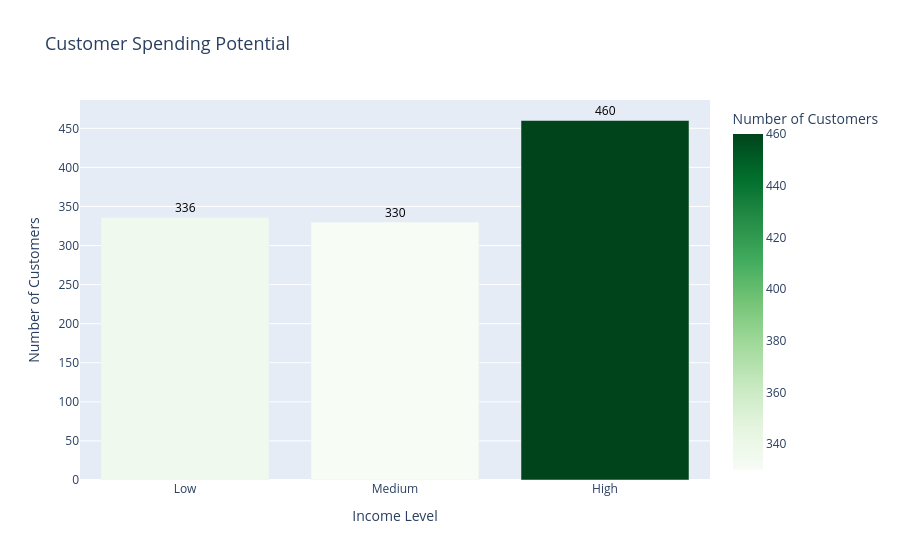

Notebook source saved alongside this figure:
### Markdown cell above
# Customer Spending Potential

### Code cell
# Grouping by IncomeLevel and counting unique customers
income_count = final_combined_dataset.groupby('IncomeLevel')['CustomerID'].nunique().reset_index()

# Sorting by IncomeLevel in the specified order
income_count['IncomeLevel'] = pd.Categorical(income_count['IncomeLevel'], categories=['Low', 'Medium', 'High'], ordered=True)
income_count = income_count.sort_values('IncomeLevel')

# Create the bar chart
fig = px.bar(
    income_count,
    x='IncomeLevel',
    y='CustomerID',
    color='CustomerID',  # Dynamic color based on customer count
    color_continuous_scale='Greens',
    title='Customer Spending Potential',
    labels={'CustomerID': 'Number of Customers', 'IncomeLevel': 'Income Level'}
)

# Add annotations for total number of customers on top of the bars
for i, row in income_count.iterrows():
    fig.add_annotation(
        x=row['IncomeLevel'],  # Position on x-axis
        y=row['CustomerID'],  # Position on y-axis
        text=str(row['CustomerID']),  # Text to display
        showarrow=False,  # No arrow
        font=dict(size=12, color='black'),  # Font styling
        yshift=10  # Adjust position slightly above the bar
    )

# Customize layout
fig.update_layout(
    xaxis_title='Income Level',
    yaxis_title='Number of Customers',
    font=dict(size=12),
    title_font_size=18
)

# Show the plot
fig.show()

### Figure 1 — Plotly figure (JSON) as saved in the notebook; plotly's stock layout.template omitted (floating-point values rounded to 4 significant figures)
{"data": [{"alignmentgroup": "True", "hovertemplate": "Income Level=%{x}<br>Number of Customers=%{marker.color}<extra></extra>", "legendgroup": "", "marker": {"color": [336, 330, 460], "coloraxis": "coloraxis", "pattern": {"shape": ""}}, "name": "", "offsetgroup": "", "orientation": "v", "showlegend": false, "textposition": "auto", "type": "bar", "x": ["Low", "Medium", "High"], "xaxis": "x", "y": [336, 330, 460], "yaxis": "y"}], "layout": {"annotations": [{"font": {"color": "black", "size": 12}, "showarrow": false, "text": "336", "x": "Low", "y": 336, "yshift": 10}, {"font": {"color": "black", "size": 12}, "showarrow": false, "text": "330", "x": "Medium", "y": 330, "yshift": 10}, {"font": {"color": "black", "size": 12}, "showarrow": false, "text": "460", "x": "High", "y": 460, "yshift": 10}], "autosize": true, "barmode": "relative", "coloraxis": {"colorbar": {"title": {"text": "Number of Customers"}}, "colorscale": [[0, "rgb(247,252,245)"], [0.125, "rgb(229,245,224)"], [0.25, "rgb(199,233,192)"], [0.375, "rgb(161,217,155)"], [0.5, "rgb(116,196,118)"], [0.625, "rgb(65,171,93)"], [0.75, "rgb(35,139,69)"], [0.875, "rgb(0,109,44)"], [1, "rgb(0,68,27)"]]}, "font": {"size": 12}, "legend": {"tracegroupgap": 0}, "title": {"font": {"size": 18}, "text": "Customer Spending Potential"}, "xaxis": {"anchor": "y", "autorange": true, "domain": [0, 1], "range": [-0.5, 2.5], "title": {"text": "Income Level"}, "type": "category"}, "yaxis": {"anchor": "x", "autorange": true, "domain": [0, 1], "range": [0, 515.9], "title": {"text": "Number of Customers"}, "type": "linear"}}}
